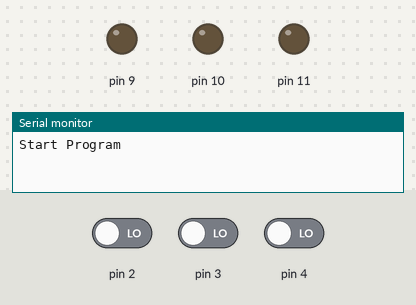
A sketch run on a simulated Arduino Uno, built with avr-gcc and run on an emulated ATmega328P. Shown: output pins drawn as LEDs (lit = HIGH), the last lines printed to the serial monitor. The test bench sets the inputs (shaded band); at power-on: pin 2 LOW, pin 3 LOW, pin 4 LOW.

Above: at 1.2 s.
1.3 s: pin 2 driven HIGH
At 2.06 s:
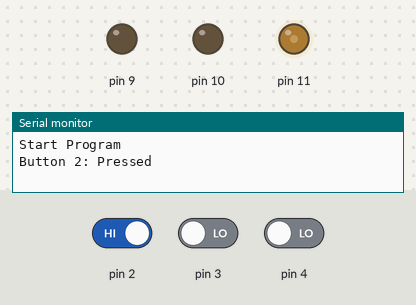
4.3 s: pin 3 driven HIGH
7.3 s: pin 4 driven HIGH
10.3 s: pin 2 driven LOW
At 10.52 s:
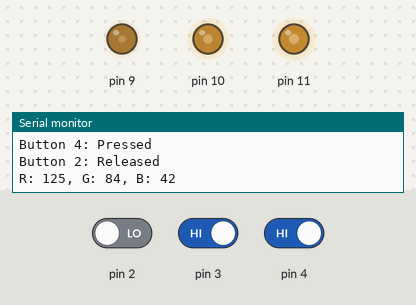
13.3 s: pin 3 driven LOW
At 13.84 s:
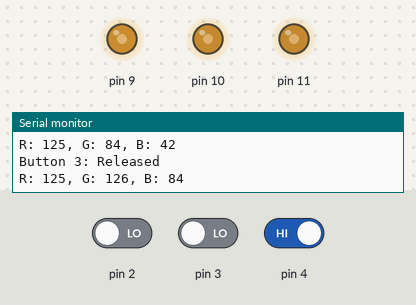
16.3 s: pin 2 driven HIGH
At 16.87 s:
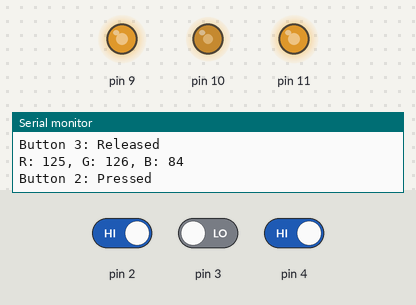
Timing chart, 0 to 42.7 s (numbered marks = the images above; inputs shaded):
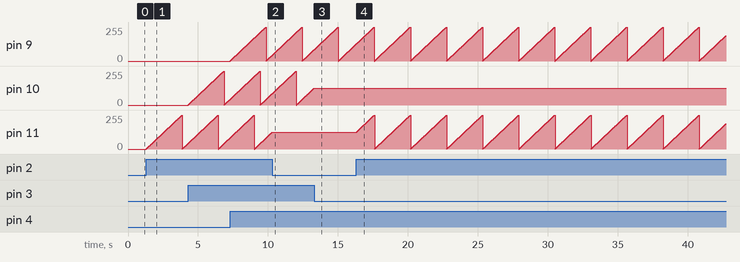

The sketch:

Code_7_1_ChangeLEDColorWith3Buttons.ino
```cpp
int r = 0, g = 0, b = 0;
bool isRedButtonPressed = false, isGreenButtonPressed = false, isBlueButtonPressed = false;

void setup() {
  Serial.begin(9600);
  Serial.println("Start Program");

  pinMode(2, INPUT);
  pinMode(3, INPUT);
  pinMode(4, INPUT);
}

void loop() {
  // red
  SwitchOn(2, &isRedButtonPressed);

  // green
  SwitchOn(3, &isGreenButtonPressed);

  // blue
  SwitchOn(4, &isBlueButtonPressed);

  // change 3 colored LED
  WriteRGB();

  delay(10);
}

void SwitchOn(int inputNumber, bool* buttonPressed) {

  int* rgbValue;
  switch(inputNumber){
    case 2: rgbValue = &r; break;
    case 3: rgbValue = &g; break;
    case 4: rgbValue = &b; break;
    default: break;
  }

  if (digitalRead(inputNumber) == HIGH) {

    if (*buttonPressed == false) {
      ShowLog("Button " + String(inputNumber) + ": Pressed");
      *buttonPressed = true;
    }
    ++*rgbValue;
    if (*rgbValue > 255) {
      *rgbValue = 0;
    }
  }

  if (digitalRead(inputNumber) == LOW && *buttonPressed == true) {
    ShowLog("Button " + String(inputNumber) + ": Released");

    ShowRGB();

    *buttonPressed = false;
  }
}

void ShowLog(String message) {
  Serial.println(message);
}

void ShowRGB() {
  Serial.println("R: " + String(r) + ", G: " + String(g) + ", B: " + String(b));
}

void WriteRGB(){
  analogWrite(11, r);
  analogWrite(10, g);
  analogWrite(9, b);
}
```

Measured:
- after the input at 10.3 s, pin 11: stays 125/255 (without the input it goes to 126/255 after 0.00 s)
- after the input at 13.3 s, pin 10: stays 126/255 (without the input it goes to 127/255 after 0.01 s)
- after the input at 16.3 s, pin 11: ramps from 0/255 to 255/255 and jumps back, once every 2.6 s
- by itself, pin 9: ramps from 0/255 to 255/255 and jumps back, once every 2.6 s
